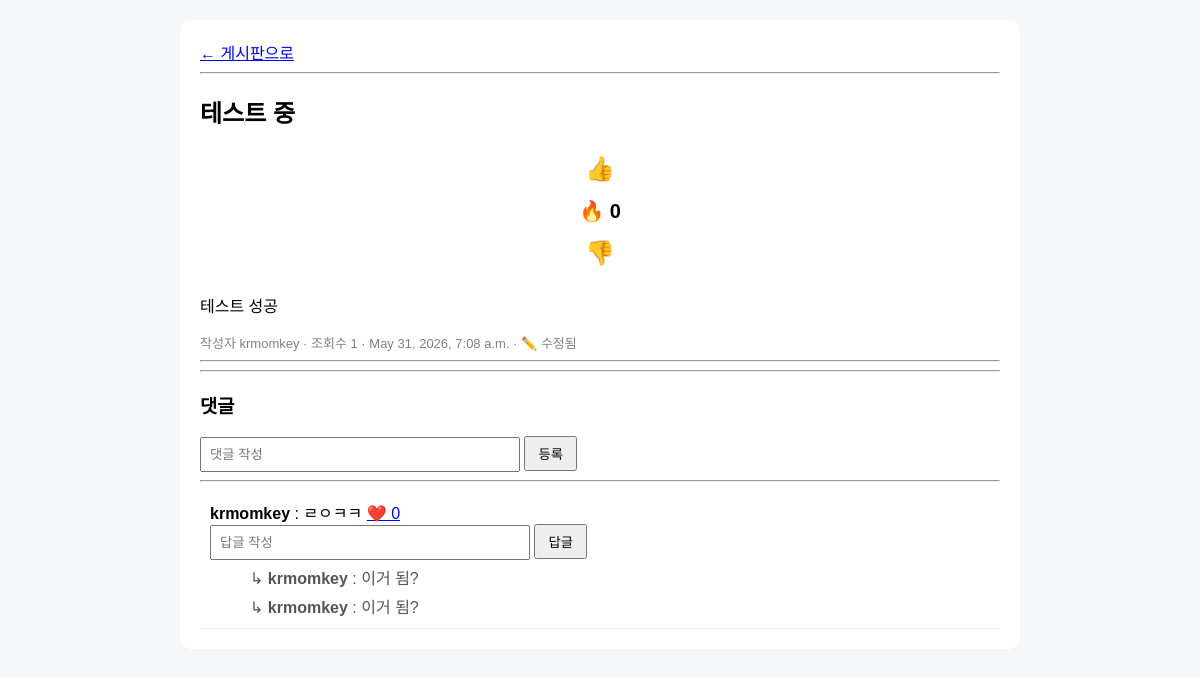
The app's page /post/1/ with its own data.
### core/models.py (models this page shows, shortened)
class Post(models.Model):
    user = models.ForeignKey(User, on_delete=models.CASCADE)
    title = models.CharField(max_length=200)
    content = models.TextField()
    created_at = models.DateTimeField(auto_now_add=True)
    edited = models.BooleanField(default=False)
    edited_at = models.DateTimeField(null=True, blank=True)
    views = models.PositiveIntegerField(default=0)
    is_notice = models.BooleanField(default=False)
    is_hidden = models.BooleanField(default=False)
    score = models.IntegerField(default=0)

class Comment(models.Model):
    post = models.ForeignKey(Post, on_delete=models.CASCADE)
    user = models.ForeignKey(User, on_delete=models.CASCADE)
    content = models.TextField()
    created_at = models.DateTimeField(auto_now_add=True)
    parent = models.ForeignKey(
        'self',
        null=True,
        blank=True,
        on_delete=models.CASCADE,
        related_name='replies'
    )

### core/views.py (the view)
# urls.py: path('post/<int:post_id>/', views.post_detail),
def post_detail(request, post_id):
    Post.objects.filter(id=post_id).update(views=F('views') + 1)
    post = get_object_or_404(Post, id=post_id)
    comments = post.comment_set.filter(parent=None)
    return render(request, 'post_detail.html', {
        'post': post,
        'comments': comments
    })

### templates/post_detail.html (shortened to what this page needs)
<!DOCTYPE html>
<html>
<head>
</head>
<body>
<div class="container">
    <a href="/board/">← 게시판으로</a>
    <hr>
    <h2>{{ post.title }}</h2>
    <div class="vote">
        <button onclick="votePost({{ post.id }}, 1)">
            👍
        </button>
        <div
            class="score"
            id="score-{{ post.id }}">
            🔥 {{ post.score|default:0 }}
        </div>
        <button onclick="votePost({{ post.id }}, -1)">
            👎
        </button>
    </div>
    <p>{{ post.content }}</p>
    <div class="meta">
        작성자 {{ post.user.username }}
        · 조회수 {{ post.views }}
        · {{ post.created_at }}
        {% if post.edited %}
            · ✏️ 수정됨
        {% endif %}
    </div>
    <hr>
    <hr>
    <h3>댓글</h3>
    <form id="comment-form">
        <input
            id="comment-content"
            type="text"
            placeholder="댓글 작성">
        <button type="submit">
            등록
        </button>
    </form>
    <hr>
    <div id="comment-list">
        {% for c in comments %}
        <div class="comment">
            <b>{{ c.user.username }}</b>
            : {{ c.content }}
            <a href="/comment-like/{{ c.id }}/">
                ❤️ {{ c.commentlike_set.count }}
            </a>
            <form
                method="post"
                action="/comment/{{ post.id }}/">
                <input
                    type="text"
                    name="content"
                    placeholder="답글 작성">
                <button type="submit">
                    답글
                </button>
            </form>
            {% for r in c.replies.all %}
            <div class="reply">
                ↳
                <b>{{ r.user.username }}</b>
                : {{ r.content }}
            </div>
            {% endfor %}
        </div>
        {% empty %}
        <p>댓글이 없습니다.</p>
        {% endfor %}
    </div>
</div>
</body>
</html>

### templates/post_detail.html (style rules this page uses)
body { font-family: Arial, sans-serif; background: #f6f7f8; margin: 0; padding: 20px; }
.container { width: 800px; margin: auto; background: white; padding: 20px; border-radius: 10px; }
.vote { text-align: center; margin-bottom: 20px; }
.vote button { border: none; background: none; cursor: pointer; font-size: 24px; }
.score { font-size: 20px; font-weight: bold; margin: 10px 0; }
.meta { color: gray; font-size: 13px; }
.comment { padding: 10px; border-bottom: 1px solid #eee; }
.reply { margin-left: 40px; color: #555; padding-top: 5px; }
input[type=text] { padding: 8px; width: 300px; }
button { padding: 6px 12px; }

### records on screen
Post: title "테스트 중", score "0", content "테스트 성공", user.username "krmomkey", views "1", created_at "May 31, 2026, 7:08 a.m."
Comment: user.username "krmomkey", content "ㄹㅇㅋㅋ", commentlike_set.count "0"
Comment: user.username "krmomkey", content "이거 됨?"
Comment: user.username "krmomkey", content "이거 됨?"
